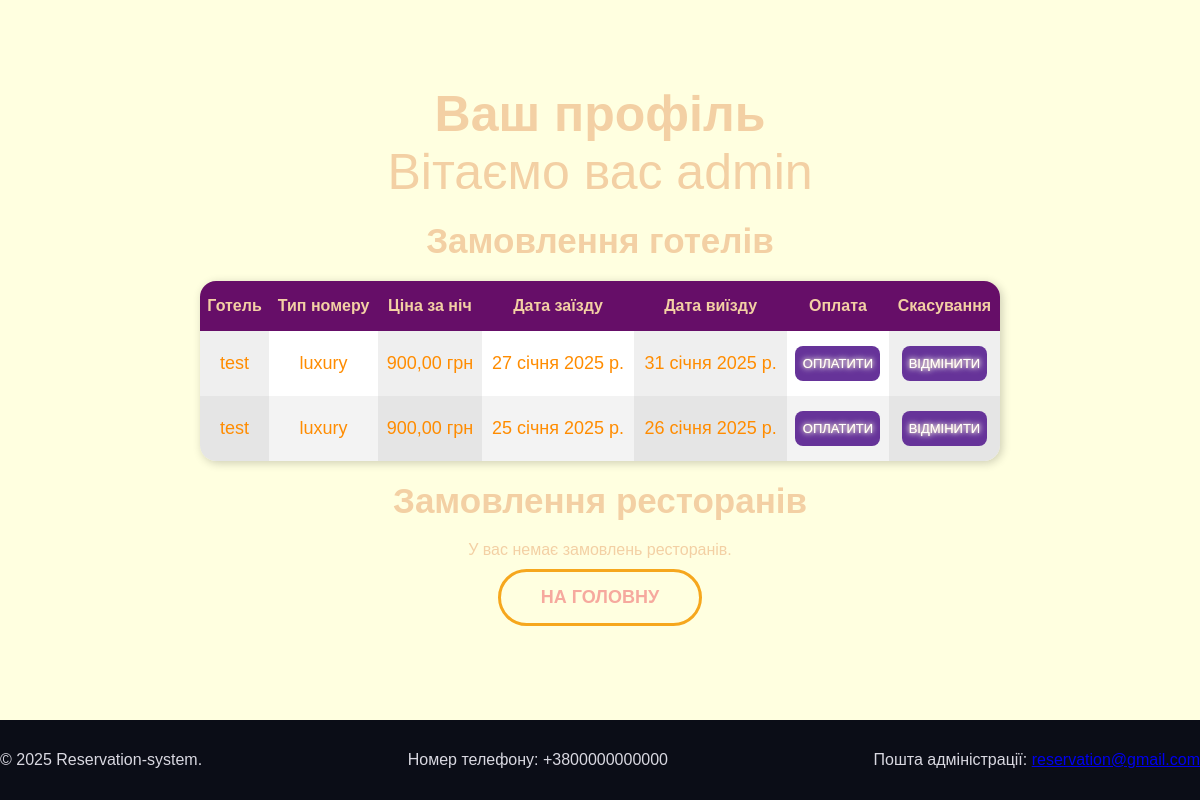
The page /ackount (signed in) on the database as committed earlier.
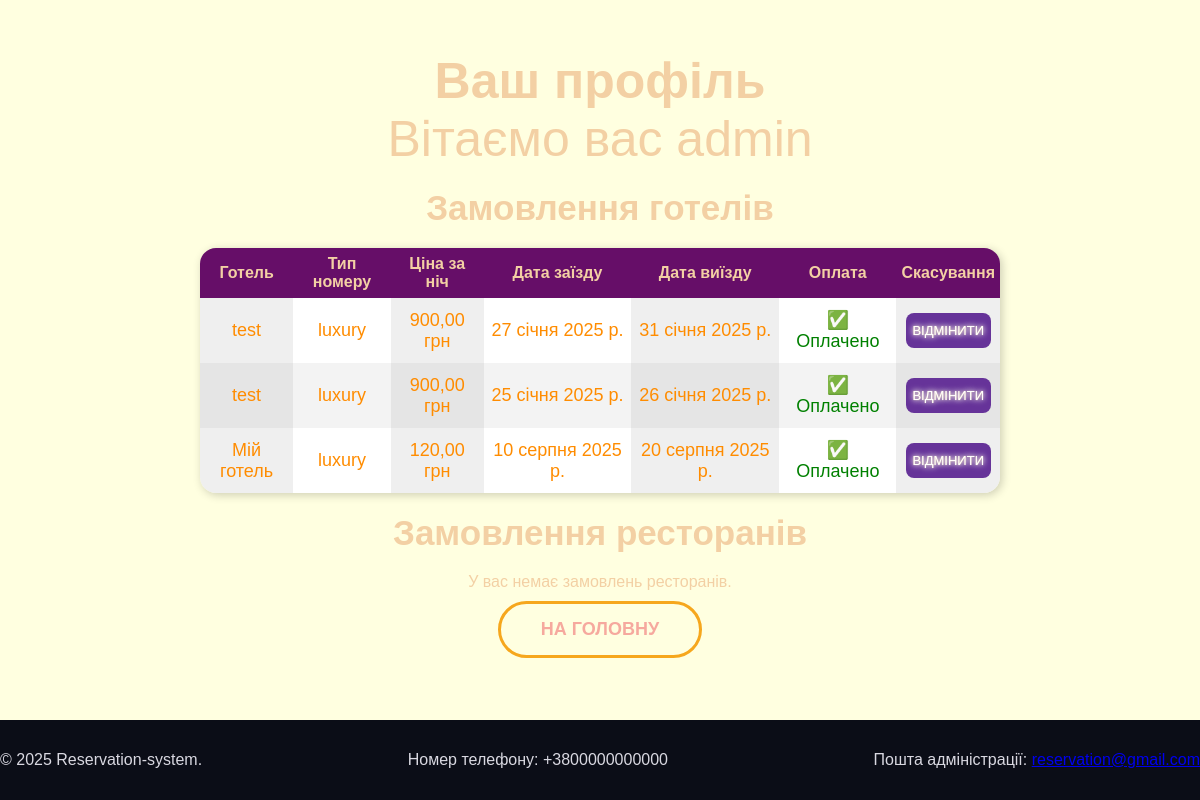
The same page on the database as committed later.
### booking/models.py (models this page shows, shortened)
class Booking(models.Model):
    user = models.ForeignKey(User, on_delete=models.CASCADE)
    room = models.ForeignKey(HotelRoom, on_delete=models.SET_NULL, null=True, blank=True)
    start_date = models.DateField()
    end_date = models.DateField(null=True, blank=True)
    created_at = models.DateTimeField(auto_now_add=True)
    is_paid = models.BooleanField(default=False)

### hotels/models.py (models this page shows, shortened)
class HotelRoom(models.Model):
    hotel = models.ForeignKey(Hotel, on_delete=models.CASCADE, related_name='hotel_rooms')
    room_type = models.ForeignKey(RoomType, on_delete=models.CASCADE, related_name='hotel_rooms')
    price_per_night = models.DecimalField(max_digits=10, decimal_places=2)
    total_count = models.PositiveIntegerField()
    available_count = models.PositiveIntegerField()

class Hotel(models.Model):
    name = models.CharField(max_length=100)
    image = models.ImageField(upload_to='', blank=True, null=True)
    description = models.TextField(max_length=500)
    rating = models.DecimalField(max_digits=5, decimal_places=1, default=0.0)
    address = models.CharField(max_length=200, default='Unknown address')  # Переконайтесь, що це поле існує
    phone_number = models.CharField(max_length=20)

class RoomType(models.Model):
    name = models.CharField(max_length=255)
    description = models.TextField(max_length=500, blank=True, null=True)

### main/views.py (the view)
# urls.py: path('ackount', views.account, name='ackount')
def account(request):
    bookings = Booking.objects.filter(user=request.user).select_related('room', 'room__hotel', 'room__room_type')
    return render(request, 'booking/acount.html', {'bookings': bookings})

### booking/templates/booking/acount.html (shortened to what this page needs)
{% load static %}
<!DOCTYPE html>
<html lang="en">
<head>
  <link rel="stylesheet" href="{% static 'main/css/acount.css' %}">
</head>
<body>
<div class="content">
  <h1>Ваш профіль</h1>
  <p class="p">Вітаємо вас {{ user.username }}</p>
  <h2>Замовлення готелів</h2>
  {% if bookings %}
  <table>
    <thead>
      <tr>
        <th>Готель</th>
        <th>Тип номеру</th>
        <th>Ціна за ніч</th>
        <th>Дата заїзду</th>
        <th>Дата виїзду</th>
        <th>Оплата</th>
        <th>Скасування</th>
      </tr>
    </thead>
    <tbody>
      {% for booking in bookings %}
      <tr>
        <td>{{ booking.room.hotel.name }}</td>
        <td>{{ booking.room.room_type.name }}</td>
        <td>{{ booking.room.price_per_night }} грн</td>
        <td>{{ booking.start_date }}</td>
        <td>{{ booking.end_date }}</td>
        <td>
          {% if not booking.is_paid %}
            <button class="btn pay-button" data-type="booking" data-id="{{ booking.id }}">ОПЛАТИТИ</button>
          {% else %}
            <span style="color: green;">✅ Оплачено</span>
          {% endif %}
        </td>
        <td>
          <form method="post" action="{% url 'cancel_booking' booking.id %}">
            <button class="btn" type="submit">ВІДМІНИТИ</button>
          </form>
        </td>
      </tr>
      {% endfor %}
    </tbody>
  </table>
  {% else %}
  <p>У вас немає замовлень готелів.</p>
  {% endif %}
  <h2>Замовлення ресторанів</h2>
{% if reservations %}
  <table>
    <thead>
      <tr>
        <th>Ресторан</th>
        <th>Номер столу</th>
        <th>Дата бронювання</th>
        <th>Оплата</th>
        <th>Скасування</th>
      </tr>
    </thead>
    <tbody>
      {% for res in reservations %}
      <tr>
        <td>{{ res.table.restaurant.name }}</td>
        <td>{{ res.table.number }}</td>
        <td>{{ res.date|date:"Y-m-d" }} {{ res.time|time:"H:i" }}</td>
        <td>
          {% if not res.is_paid %}
            <button class="btn pay-button" data-type="reservation" data-id="{{ res.id }}">ОПЛАТИТИ</button>
          {% else %}
            <span style="color: green;">✅ Оплачено</span>
          {% endif %}
        </td>
        <td>
          <form method="post" action="{% url 'cancel_reservation' res.id %}">
            {% csrf_token %}
            <button class="btn" type="submit">ВІДМІНИТИ</button>
          </form>
        </td>
      </tr>
      {% endfor %}
    </tbody>
  </table>
{% else %}
  <p>У вас немає замовлень ресторанів.</p>
{% endif %}
  <div class="form">
    <a href="{% url 'home' %}" class="btn1">На головну</a>
  </div>
</div>
<footer class="footer">
  <div class="footer-container">
    <p>&copy; 2025 Reservation-system.</p>
    <p>Номер телефону: +3800000000000</p>
    <p>Пошта адміністрації: <a href="mailto:reservation@gmail.com">reservation@gmail.com</a></p>
  </div>
</footer>
</body>
</html>

### main/static/main/css/acount.css (style rules this page uses)
* { margin: 0; padding: 0; box-sizing: border-box; }
html, body { height: 100%; margin: 0; padding: 0; }
body { display: flex; flex-direction: column; overflow-x: hidden; font-family: 'Arial', sans-serif; color: #f3d0a4; background-color: lightyellow; min-height: 100vh; }
h1 { text-align: center; font-size: 50px; }
.p { text-align: center; font-size: 50px; }
h2 { text-align: center; font-size: 35px; margin: 20px; }
div { display: flex; align-items: center; justify-content: center; }
table { border-radius: 16px; width: 800px; height: auto; box-shadow: 2px 2px 10px rgba(0, 0, 0, 0.2); border-collapse: collapse; font-size: 16px; overflow: hidden; }
table thead tr th { height: 50px; text-align: center; padding: 5px; }
table tbody tr td { height: 65px; text-align: center; padding: 5px; }
thead tr th:nth-child(1) { background-color: #660e68 ; }
thead tr th:nth-child(2) { background-color: #660e68; }
thead tr th:nth-child(3) { background-color: #660e68; }
thead tr th:nth-child(4) { background-color: #660e68; }
thead tr th:nth-child(5) { background-color: #660e68; }
thead tr th:nth-child(6) { background-color: #660e68; }
thead tr th:nth-child(7) { background-color: #660e68; color: #F3D0A4; }
tbody tr:nth-child(odd) td:nth-child(odd) { background-color: #efefef; font-size: 18px; color: darkorange; }
tbody tr:nth-child(odd) td:nth-child(even) { background-color: white; font-size: 18px; color: darkorange; }
tbody tr:nth-child(even) td:nth-child(odd) { background-color: #e5e5e5; font-size: 18px; color: darkorange; }
tbody tr:nth-child(even) td:nth-child(even) { background-color: #F3F3F3; font-size: 18px; color: darkorange; }
.btn { background-color: rebeccapurple; width: 85px; height: 35px; font-size: 13px; text-align: center; color: white; border: none; border-radius: 8px; cursor: pointer; text-shadow: 0 0 1px wheat, 0 0 5px lightyellow, 0 0 7px white; }
.btn1 { padding: 15px 40px; font-size: 18px; color: #f6a99e; background: lightyellow; border-radius: 30px; text-transform: uppercase; font-weight: bold; border: 3px solid #f6a71d; margin: 10px; transition: all 0.3s ease-in-out; text-decoration: none; }
.form { display: flex; align-items: center; justify-content: center; }
.content { display: flex; flex-direction: column; justify-content: center; align-items: center; flex: 1; }
.footer { display: flex; align-items: center; height: 80px; background: #0B0D17; color : #D9D8E1; position: relative; }
.footer-container { display: flex; justify-content: space-between; align-items: center; margin: 0 auto ; width: 1500px; height: 60px; }

Rows that differ between the two databases and show on the page:
changed Booking "27 січня 2025 р.": is_paid "ОПЛАТИТИ" → "✅ Оплачено"
changed Booking "25 січня 2025 р.": is_paid "ОПЛАТИТИ" → "✅ Оплачено"
added Booking: room.hotel.name "Мій готель", room.room_type.name "luxury", room.price_per_night "120,00", start_date "10 серпня 2025 р.", end_date "20 серпня 2025 р.", is_paid "✅ Оплачено"
